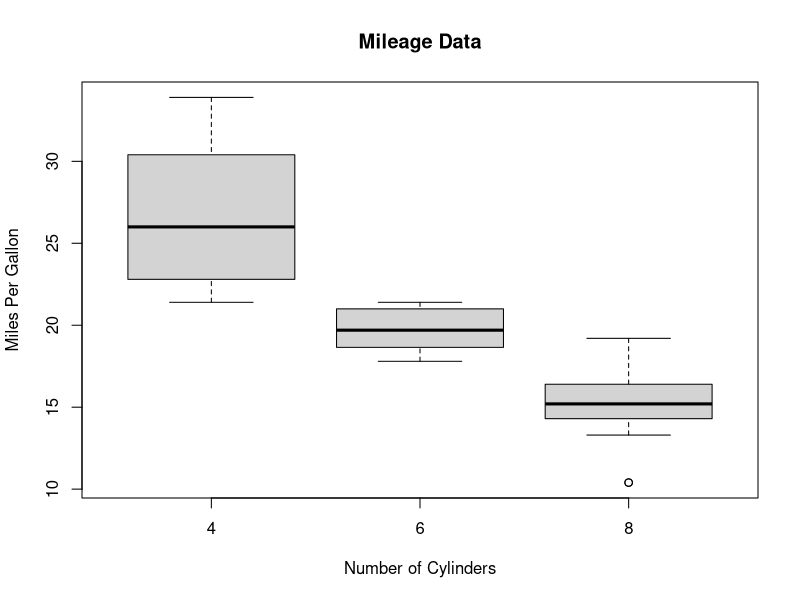

This figure's R source:
#Give the chart file a name.
png(file = "boxplot.png")
#Plot the chart.
boxplot(mpg ~ cyl,data=mtcars,xlab="Number of Cylinders",ylab="Miles Per Gallon",main="Mileage Data")
#Save the file.
dev.off()